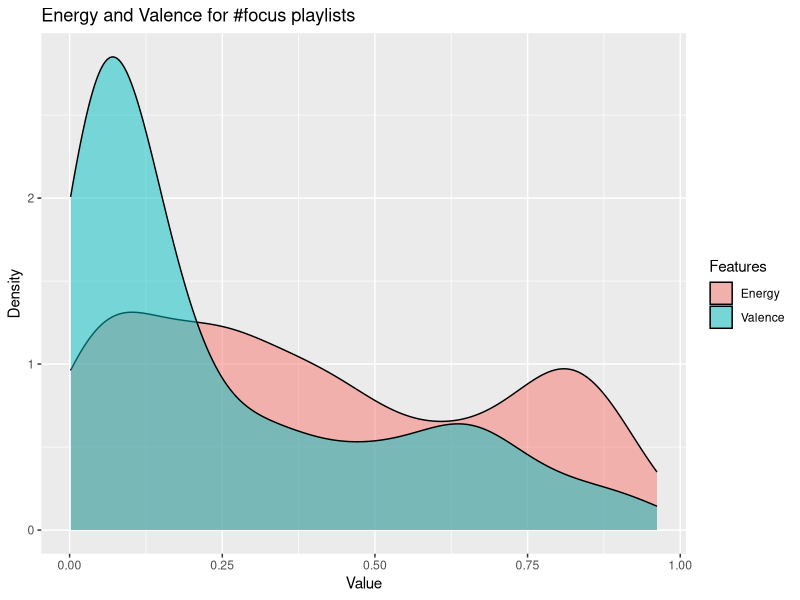

Recreate this plot in R.
library(ggplot2)

energy <- data.frame(length = c(0.183, 0.371, 0.0239, 0.196, 0.863, 0.259, 0.245, 0.421, 0.771, 0.108, 0.4, 0.471, 0.696, 0.684, 0.00563, 0.261, 0.63, 0.252, 0.747, 0.223, 0.107, 0.652, 0.227, 0.941, 0.214, 0.198, 0.0176, 0.0307, 0.202, 0.289, 0.00933, 0.0238, 0.129, 0.362, 0.459, 0.729, 0.313, 0.35, 0.0511, 0.2, 0.744, 0.471, 0.2, 0.112, 0.305, 0.773, 0.835, 0.241, 0.655, 0.849, 0.863, 0.0326, 0.266, 0.138, 0.232, 0.359, 0.399, 0.498, 0.19, 0.418, 0.225, 0.532, 0.427, 0.248, 0.302, 0.735, 0.768, 0.0175, 0.056, 0.029, 0.0445, 0.149, 0.157, 0.297, 0.0775, 0.00436, 0.692, 0.284, 0.00543, 0.814, 0.21, 0.0117, 0.342, 0.923, 0.199, 0.827, 0.0287, 0.521, 0.899, 0.0586, 0.779, 0.133, 0.311, 0.854, 0.106, 0.858, 0.559, 0.642, 0.00453, 0.841, 0.321, 0.953, 0.299, 0.117, 0.418, 0.0629, 0.873, 0.768, 0.57, 0.024, 0.194, 0.178, 0.0936, 0.369, 0.111, 0.868, 0.078, 0.305, 0.804, 0.00367, 0.0188, 0.556, 0.0879, 0.78, 0.783, 0.371, 0.156, 0.402, 0.0621, 0.87, 0.0657, 0.149, 0.599, 0.264, 0.0788, 0.135, 0.465, 0.00881, 0.882, 0.428, 0.0146, 0.255, 0.566, 0.0163, 0.0781, 0.343, 0.692, 0.827, 0.0182, 0.796, 0.233, 0.706, 0.0983, 0.195, 0.829, 0.00338, 0.243, 0.0252, 0.249, 0.608, 0.757, 0.863, 0.00664, 0.635, 0.411, 0.098, 0.28, 0.432, 0.0717, 0.868, 0.927, 0.612, 0.867, 0.074, 0.482, 0.872, 0.287, 0.109, 0.464, 0.359, 0.406, 0.422, 0.813, 0.808, 0.739, 0.0268, 0.406, 0.0546, 0.0878, 0.249, 0.0218, 0.0642, 0.602, 0.394, 0.548, 0.905, 0.561, 0.325, 0.485, 0.85, 0.0205, 0.288, 0.775, 0.164, 0.644, 0.21, 0.0749, 0.0968, 0.78, 0.324, 0.0118, 0.194, 0.423, 0.872, 0.874, 0.318, 0.0765, 0.294, 0.387, 0.799, 0.0252, 0.847, 0.749, 0.44, 0.83, 0.358, 0.889, 0.351, 0.231, 0.304, 0.452, 0.115, 0.232, 0.472, 0.827, 0.00561, 0.23, 0.815, 0.464, 0.928, 0.882, 0.0863, 0.412, 0.306, 0.311, 0.28, 0.312, 0.743, 0.822, 0.441, 0.829, 0.565, 0.753, 0.179, 0.844, 0.101, 0.217, 0.0119, 0.669, 0.12, 0.738, 0.513, 0.13, 0.819, 0.681, 0.378, 0.018, 0.237, 0.223, 0.828, 0.79, 0.156, 0.731, 0.287, 0.49, 0.063, 0.0259, 0.344, 0.14, 0.173, 0.14, 0.342, 0.449, 0.641, 0.17, 0.751, 0.177, 0.867, 0.858, 0.329, 0.788, 0.868, 0.688, 0.232, 0.487, 0.834, 0.355, 0.643, 0.646, 0.00158, 0.214, 0.0674, 0.613, 0.184, 0.586, 0.48, 0.27, 0.863, 0.863, 0.475, 0.384, 0.888, 0.0395, 0.04, 0.951, 0.102, 0.631, 0.384, 0.438, 0.0716, 0.531, 0.827, 0.732, 0.824, 0.4, 0.819, 0.0912, 0.342, 0.0975, 0.789, 0.319, 0.252, 0.412, 0.388, 0.171, 0.00845, 0.415, 0.492, 0.562, 0.723, 0.249, 0.835, 0.543, 0.565, 0.0296, 0.576, 0.235, 0.773, 0.415, 0.725, 0.213, 0.796, 0.463, 0.659, 0.311, 0.305, 0.192, 0.144, 0.0544, 0.62, 0.114, 0.0473, 0.0432, 0.0585, 0.0342, 0.00669, 0.574, 0.188, 0.62, 0.515, 0.0796, 0.34, 0.793, 0.0077, 0.636, 0.909, 0.475, 0.239, 0.0139, 0.548, 0.826, 0.08, 0.249, 0.027, 0.671, 0.421, 0.254, 0.494, 0.224, 0.456))
valence <- data.frame(length = c(0.137, 0.274, 0.157, 0.169, 0.509, 0.0271, 0.0368, 0.0396, 0.48, 0.0319, 0.0376, 0.0363, 0.119, 0.331, 0.0465, 0.0578, 0.141, 0.0929, 0.287, 0.0376, 0.0324, 0.6, 0.275, 0.457, 0.0387, 0.0413, 0.197, 0.454, 0.0374, 0.628, 0.164, 0.0792, 0.0392, 0.108, 0.136, 0.797, 0.0353, 0.036, 0.101, 0.134, 0.682, 0.089, 0.0738, 0.322, 0.0716, 0.789, 0.473, 0.136, 0.582, 0.959, 0.703, 0.0367, 0.14, 0.187, 0.32, 0.0769, 0.0333, 0.0443, 0.0372, 0.0678, 0.0343, 0.446, 0.0391, 0.105, 0.0379, 0.404, 0.547, 0.0381, 0.0381, 0.0896, 0.0389, 0.293, 0.483, 0.0371, 0.184, 0.649, 0.0506, 0.308, 0.482, 0.0825, 0.213, 0.0442, 0.663, 0.18, 0.359, 0.22, 0.0364, 0.57, 0.177, 0.467, 0.0538, 0.111, 0.625, 0.0384, 0.513, 0.0379, 0.511, 0.0341, 0.335, 0.0676, 0.679, 0.0379, 0.0864, 0.0877, 0.181, 0.916, 0.605, 0.084, 0.0673, 0.473, 0.16, 0.0307, 0.201, 0.0429, 0.674, 0.0397, 0.081, 0.636, 0.14, 0.0813, 0.0641, 0.0396, 0.551, 0.551, 0.175, 0.378, 0.065, 0.0396, 0.502, 0.0355, 0.326, 0.225, 0.0937, 0.0302, 0.185, 0.174, 0.0559, 0.545, 0.263, 0.113, 0.115, 0.111, 0.0873, 0.0371, 0.0976, 0.636, 0.259, 0.0355, 0.404, 0.182, 0.372, 0.288, 0.2, 0.802, 0.31, 0.0372, 0.0906, 0.0459, 0.696, 0.381, 0.714, 0.205, 0.386, 0.074, 0.0302, 0.207, 0.0446, 0.0322, 0.562, 0.601, 0.155, 0.788, 0.118, 0.233, 0.667, 0.305, 0.0771, 0.286, 0.0357, 0.349, 0.0351, 0.377, 0.53, 0.918, 0.0394, 0.0384, 0.0729, 0.156, 0.0432, 0.0619, 0.0746, 0.68, 0.0368, 0.187, 0.89, 0.171, 0.182, 0.0364, 0.0789, 0.039, 0.0888, 0.354, 0.0362, 0.0495, 0.0368, 0.0656, 0.0525, 0.9, 0.312, 0.0622, 0.0359, 0.116, 0.706, 0.78, 0.198, 0.0482, 0.0386, 0.589, 0.654, 0.0396, 0.931, 0.662, 0.804, 0.829, 0.0373, 0.634, 0.112, 0.0363, 0.191, 0.936, 0.039, 0.0374, 0.126, 0.45, 0.0381, 0.456, 0.472, 0.0704, 0.415, 0.772, 0.155, 0.104, 0.0359, 0.0525, 0.103, 0.309, 0.474, 0.349, 0.103, 0.962, 0.06, 0.66, 0.186, 0.592, 0.039, 0.0362, 0.0326, 0.444, 0.146, 0.726, 0.189, 0.0721, 0.609, 0.307, 0.0475, 0.104, 0.121, 0.0419, 0.334, 0.217, 0.0883, 0.79, 0.0342, 0.29, 0.0342, 0.368, 0.139, 0.0717, 0.208, 0.0674, 0.0835, 0.233, 0.377, 0.0369, 0.679, 0.12, 0.833, 0.704, 0.0723, 0.821, 0.625, 0.0476, 0.0526, 0.0399, 0.603, 0.125, 0.348, 0.575, 0.0666, 0.0382, 0.0676, 0.297, 0.0451, 0.156, 0.887, 0.0454, 0.563, 0.167, 0.0652, 0.0382, 0.801, 0.0374, 0.0337, 0.603, 0.0376, 0.71, 0.0679, 0.0433, 0.144, 0.0652, 0.681, 0.553, 0.319, 0.193, 0.899, 0.0573, 0.0668, 0.039, 0.673, 0.221, 0.125, 0.131, 0.139, 0.114, 0.0374, 0.0523, 0.517, 0.625, 0.696, 0.0563, 0.416, 0.416, 0.0899, 0.0389, 0.0363, 0.321, 0.757, 0.0412, 0.611, 0.0596, 0.849, 0.0513, 0.712, 0.119, 0.0436, 0.055, 0.677, 0.123, 0.0642, 0.122, 0.129, 0.137, 0.0664, 0.0379, 0.0363, 0.175, 0.0738, 0.187, 0.105, 0.0616, 0.0495, 0.714, 0.0376, 0.41, 0.695, 0.108, 0.202, 0.269, 0.522, 0.662, 0.0448, 0.0374, 0.0319, 0.889, 0.0886, 0.0778, 0.0372, 0.122, 0.0693))

#Now, combine your two dataframes into one.  First make a new column in each.
energy$Features <- 'Energy'
valence$Features <- 'Valence'

#and combine into your new data frame vegLengths
featLengths <- rbind(energy, valence)

#now make your lovely plot
ggplot(featLengths, aes(length, fill = Features)) + xlab("Value") +
  ylab("Density") +
  ggtitle("Energy and Valence for #focus playlists") + geom_density(alpha = 0.5)